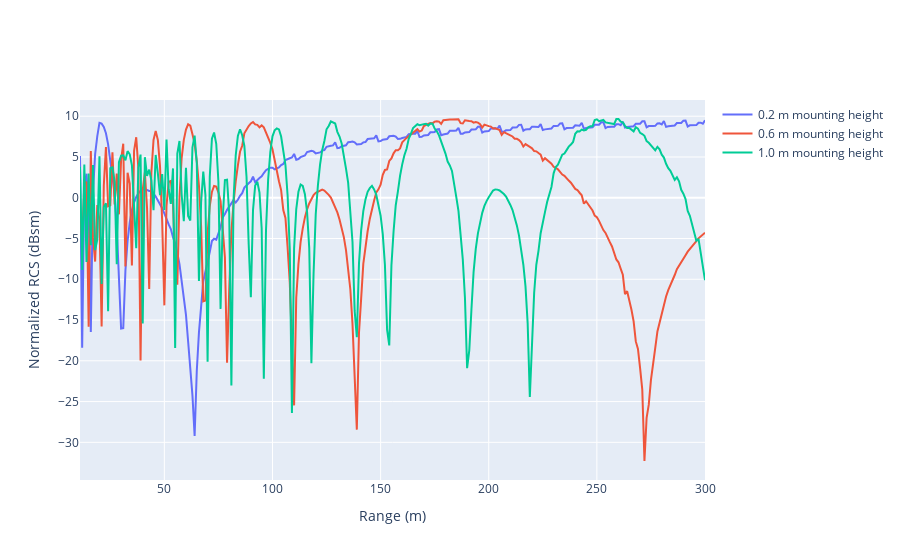

Notebook cell for this chart:
### Markdown cell above
## Results

Duo to the multi-path:

- Path 1: Tx -> Corner reflecor -> Rx
- Path 2: Tx -> Ground -> Corner reflecor -> Ground -> Rx
- Path 3: Tx -> Ground -> Corner reflecor -> Rx
- Path 4: Tx -> Corner reflecor -> Ground -> Rx

A fluctuation can be observed from the received target amplitude versus the target range.

### Code cell
import plotly.graph_objs as go
from IPython.display import Image

t_range = 10 + np.arange(290, 0, -1) * 1

fig = go.Figure()

for idx, height in enumerate(mount_height):
    fig.add_trace(
        go.Scatter(
            x=t_range,
            y=amp_multi[idx, :] - amp_single.flatten(),
            name=str(np.round(height, 1)) + " m mounting height",
        )
    )

fig.update_layout(
    yaxis=dict(title="Normalized RCS (dBsm)"),
    xaxis=dict(title="Range (m)"),
)

# uncomment this to display interactive plot
fig.show()

# display static image to reduce size on radarsimx.com
# img_bytes = fig.to_image(format="jpg", scale=2)
# display(Image(img_bytes))

### Figure 1 — Plotly figure (JSON) as saved in the notebook; plotly's stock layout.template omitted (floating-point values rounded to 4 significant figures; data arrays with more than 128 entries replaced by an {"elided": "..."} marker saying what was removed)
{"data": [{"name": "0.2 m mounting height", "type": "scatter", "x": {"elided": "290 int values"}, "y": {"elided": "290 float values"}}, {"name": "0.6 m mounting height", "type": "scatter", "x": {"elided": "290 int values"}, "y": {"elided": "290 float values"}}, {"name": "1.0 m mounting height", "type": "scatter", "x": {"elided": "290 int values"}, "y": {"elided": "290 float values"}}], "layout": {"xaxis": {"title": {"text": "Range (m)"}}, "yaxis": {"title": {"text": "Normalized RCS (dBsm)"}}}}
